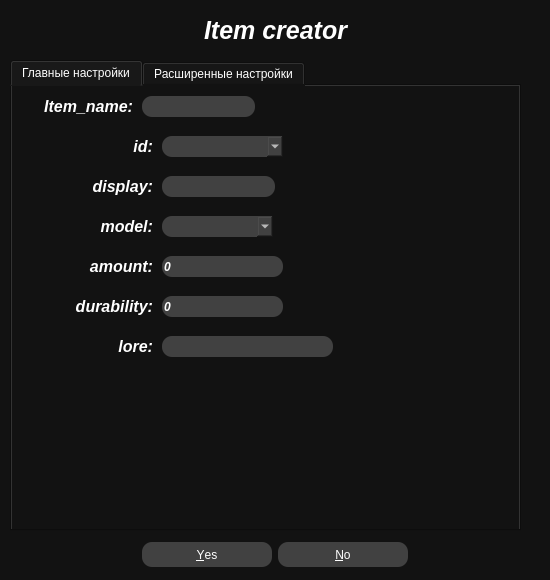
<?xml version="1.0" encoding="UTF-8"?>
<ui version="4.0">
 <class>item</class>
 <widget class="QWidget" name="item">
  <property name="geometry">
   <rect>
    <x>0</x>
    <y>0</y>
    <width>550</width>
    <height>580</height>
   </rect>
  </property>
  <property name="windowTitle">
   <string>Form</string>
  </property>
  <property name="windowIcon">
   <iconset>
    <normaloff>../Ico.png</normaloff>../Ico.png</iconset>
  </property>
  <property name="styleSheet">
   <string notr="true">background: #121212</string>
  </property>
  <widget class="QLabel" name="headline">
   <property name="geometry">
    <rect>
     <x>10</x>
     <y>10</y>
     <width>531</width>
     <height>41</height>
    </rect>
   </property>
   <property name="font">
    <font>
     <pointsize>19</pointsize>
     <weight>75</weight>
     <italic>true</italic>
     <bold>true</bold>
    </font>
   </property>
   <property name="styleSheet">
    <string notr="true">color: #ffffff</string>
   </property>
   <property name="text">
    <string>Item creator</string>
   </property>
   <property name="alignment">
    <set>Qt::AlignCenter</set>
   </property>
  </widget>
  <widget class="QTabWidget" name="tabWidget">
   <property name="geometry">
    <rect>
     <x>10</x>
     <y>60</y>
     <width>511</width>
     <height>471</height>
    </rect>
   </property>
   <property name="styleSheet">
    <string notr="true">color: #ffffff</string>
   </property>
   <property name="currentIndex">
    <number>0</number>
   </property>
   <widget class="QWidget" name="tab">
    <attribute name="title">
     <string>Главные настройки</string>
    </attribute>
    <widget class="QLabel" name="lable_11">
     <property name="geometry">
      <rect>
       <x>30</x>
       <y>250</y>
       <width>111</width>
       <height>20</height>
      </rect>
     </property>
     <property name="font">
      <font>
       <pointsize>12</pointsize>
       <weight>75</weight>
       <italic>true</italic>
       <bold>true</bold>
      </font>
     </property>
     <property name="styleSheet">
      <string notr="true">color: #ffffff</string>
     </property>
     <property name="text">
      <string>lore:</string>
     </property>
     <property name="alignment">
      <set>Qt::AlignRight|Qt::AlignTrailing|Qt::AlignVCenter</set>
     </property>
    </widget>
    <widget class="QLabel" name="lable_2">
     <property name="geometry">
      <rect>
       <x>30</x>
       <y>50</y>
       <width>111</width>
       <height>20</height>
      </rect>
     </property>
     <property name="font">
      <font>
       <pointsize>12</pointsize>
       <weight>75</weight>
       <italic>true</italic>
       <bold>true</bold>
      </font>
     </property>
     <property name="styleSheet">
      <string notr="true">color: #ffffff</string>
     </property>
     <property name="text">
      <string>id:</string>
     </property>
     <property name="alignment">
      <set>Qt::AlignRight|Qt::AlignTrailing|Qt::AlignVCenter</set>
     </property>
    </widget>
    <widget class="QLabel" name="lable_5">
     <property name="geometry">
      <rect>
       <x>30</x>
       <y>130</y>
       <width>111</width>
       <height>20</height>
      </rect>
     </property>
     <property name="font">
      <font>
       <pointsize>12</pointsize>
       <weight>75</weight>
       <italic>true</italic>
       <bold>true</bold>
      </font>
     </property>
     <property name="styleSheet">
      <string notr="true">color: #ffffff</string>
     </property>
     <property name="text">
      <string>model:</string>
     </property>
     <property name="alignment">
      <set>Qt::AlignRight|Qt::AlignTrailing|Qt::AlignVCenter</set>
     </property>
    </widget>
    <widget class="QLabel" name="lable_9">
     <property name="geometry">
      <rect>
       <x>30</x>
       <y>210</y>
       <width>111</width>
       <height>20</height>
      </rect>
     </property>
     <property name="font">
      <font>
       <pointsize>12</pointsize>
       <weight>75</weight>
       <italic>true</italic>
       <bold>true</bold>
      </font>
     </property>
     <property name="styleSheet">
      <string notr="true">color: #ffffff</string>
     </property>
     <property name="text">
      <string> durability:</string>
     </property>
     <property name="alignment">
      <set>Qt::AlignRight|Qt::AlignTrailing|Qt::AlignVCenter</set>
     </property>
    </widget>
    <widget class="QLineEdit" name="lineEdit_2">
     <property name="geometry">
      <rect>
       <x>150</x>
       <y>90</y>
       <width>113</width>
       <height>21</height>
      </rect>
     </property>
     <property name="styleSheet">
      <string notr="true">color: #ffffff;
background: #414141;
border-radius: 10px;
height: 25px</string>
     </property>
    </widget>
    <widget class="QLabel" name="lable">
     <property name="geometry">
      <rect>
       <x>10</x>
       <y>10</y>
       <width>111</width>
       <height>20</height>
      </rect>
     </property>
     <property name="font">
      <font>
       <pointsize>12</pointsize>
       <weight>75</weight>
       <italic>true</italic>
       <bold>true</bold>
      </font>
     </property>
     <property name="styleSheet">
      <string notr="true">color: #ffffff</string>
     </property>
     <property name="text">
      <string>Item_name:</string>
     </property>
     <property name="alignment">
      <set>Qt::AlignRight|Qt::AlignTrailing|Qt::AlignVCenter</set>
     </property>
    </widget>
    <widget class="QLabel" name="lable_4">
     <property name="geometry">
      <rect>
       <x>30</x>
       <y>90</y>
       <width>111</width>
       <height>20</height>
      </rect>
     </property>
     <property name="font">
      <font>
       <pointsize>12</pointsize>
       <weight>75</weight>
       <italic>true</italic>
       <bold>true</bold>
      </font>
     </property>
     <property name="styleSheet">
      <string notr="true">color: #ffffff</string>
     </property>
     <property name="text">
      <string>display:</string>
     </property>
     <property name="alignment">
      <set>Qt::AlignRight|Qt::AlignTrailing|Qt::AlignVCenter</set>
     </property>
    </widget>
    <widget class="QSpinBox" name="spinBox_2">
     <property name="geometry">
      <rect>
       <x>150</x>
       <y>210</y>
       <width>121</width>
       <height>21</height>
      </rect>
     </property>
     <property name="font">
      <font>
       <weight>75</weight>
       <italic>true</italic>
       <bold>true</bold>
      </font>
     </property>
     <property name="styleSheet">
      <string notr="true">color: #ffffff;
background: #414141;
border-radius: 10px;
height: 25px</string>
     </property>
     <property name="wrapping">
      <bool>false</bool>
     </property>
     <property name="buttonSymbols">
      <enum>QAbstractSpinBox::NoButtons</enum>
     </property>
    </widget>
    <widget class="QLineEdit" name="lineEdit">
     <property name="geometry">
      <rect>
       <x>130</x>
       <y>10</y>
       <width>113</width>
       <height>21</height>
      </rect>
     </property>
     <property name="styleSheet">
      <string notr="true">color: #ffffff;
background: #414141;
border-radius: 10px;
height: 25px</string>
     </property>
    </widget>
    <widget class="QLabel" name="lable_7">
     <property name="geometry">
      <rect>
       <x>30</x>
       <y>170</y>
       <width>111</width>
       <height>20</height>
      </rect>
     </property>
     <property name="font">
      <font>
       <pointsize>12</pointsize>
       <weight>75</weight>
       <italic>true</italic>
       <bold>true</bold>
      </font>
     </property>
     <property name="styleSheet">
      <string notr="true">color: #ffffff</string>
     </property>
     <property name="text">
      <string>amount:</string>
     </property>
     <property name="alignment">
      <set>Qt::AlignRight|Qt::AlignTrailing|Qt::AlignVCenter</set>
     </property>
    </widget>
    <widget class="QSpinBox" name="spinBox">
     <property name="geometry">
      <rect>
       <x>150</x>
       <y>170</y>
       <width>121</width>
       <height>21</height>
      </rect>
     </property>
     <property name="font">
      <font>
       <weight>75</weight>
       <italic>true</italic>
       <bold>true</bold>
      </font>
     </property>
     <property name="styleSheet">
      <string notr="true">color: #ffffff;
background: #414141;
border-radius: 10px;
height: 25px</string>
     </property>
     <property name="wrapping">
      <bool>false</bool>
     </property>
     <property name="buttonSymbols">
      <enum>QAbstractSpinBox::NoButtons</enum>
     </property>
    </widget>
    <widget class="QComboBox" name="comboBox">
     <property name="geometry">
      <rect>
       <x>150</x>
       <y>50</y>
       <width>121</width>
       <height>21</height>
      </rect>
     </property>
     <property name="layoutDirection">
      <enum>Qt::LeftToRight</enum>
     </property>
     <property name="styleSheet">
      <string notr="true">color: #ffffff;
background: #414141;
border-radius: 10px;
height: 25px</string>
     </property>
     <property name="insertPolicy">
      <enum>QComboBox::InsertAlphabetically</enum>
     </property>
     <property name="frame">
      <bool>true</bool>
     </property>
    </widget>
    <widget class="QComboBox" name="comboBox_2">
     <property name="geometry">
      <rect>
       <x>150</x>
       <y>130</y>
       <width>111</width>
       <height>21</height>
      </rect>
     </property>
     <property name="styleSheet">
      <string notr="true">color: #ffffff;
background: #414141;
border-radius: 10px;
height: 25px</string>
     </property>
     <property name="insertPolicy">
      <enum>QComboBox::InsertAlphabetically</enum>
     </property>
     <property name="frame">
      <bool>true</bool>
     </property>
    </widget>
    <widget class="QLineEdit" name="lineEdit_3">
     <property name="geometry">
      <rect>
       <x>150</x>
       <y>250</y>
       <width>171</width>
       <height>21</height>
      </rect>
     </property>
     <property name="styleSheet">
      <string notr="true">color: #ffffff;
background: #414141;
border-radius: 10px;
height: 25px</string>
     </property>
    </widget>
   </widget>
   <widget class="QWidget" name="tab_2">
    <attribute name="title">
     <string>Расширенные настройки</string>
    </attribute>
    <widget class="QLabel" name="lable_6">
     <property name="geometry">
      <rect>
       <x>20</x>
       <y>10</y>
       <width>111</width>
       <height>20</height>
      </rect>
     </property>
     <property name="font">
      <font>
       <pointsize>12</pointsize>
       <weight>75</weight>
       <italic>true</italic>
       <bold>true</bold>
      </font>
     </property>
     <property name="styleSheet">
      <string notr="true">color: #ffffff</string>
     </property>
     <property name="text">
      <string>attributes:</string>
     </property>
     <property name="alignment">
      <set>Qt::AlignRight|Qt::AlignTrailing|Qt::AlignVCenter</set>
     </property>
    </widget>
    <widget class="QComboBox" name="comboBox_4">
     <property name="geometry">
      <rect>
       <x>140</x>
       <y>250</y>
       <width>111</width>
       <height>21</height>
      </rect>
     </property>
     <property name="styleSheet">
      <string notr="true">color: #ffffff;
background: #414141;
border-radius: 10px;
height: 25px</string>
     </property>
     <property name="insertPolicy">
      <enum>QComboBox::InsertAlphabetically</enum>
     </property>
     <property name="frame">
      <bool>true</bool>
     </property>
    </widget>
    <widget class="QLabel" name="lable_10">
     <property name="geometry">
      <rect>
       <x>20</x>
       <y>170</y>
       <width>111</width>
       <height>20</height>
      </rect>
     </property>
     <property name="font">
      <font>
       <pointsize>12</pointsize>
       <weight>75</weight>
       <italic>true</italic>
       <bold>true</bold>
      </font>
     </property>
     <property name="styleSheet">
      <string notr="true">color: #ffffff</string>
     </property>
     <property name="text">
      <string>enchantments:</string>
     </property>
     <property name="alignment">
      <set>Qt::AlignRight|Qt::AlignTrailing|Qt::AlignVCenter</set>
     </property>
    </widget>
    <widget class="QLabel" name="lable_8">
     <property name="geometry">
      <rect>
       <x>20</x>
       <y>90</y>
       <width>111</width>
       <height>20</height>
      </rect>
     </property>
     <property name="font">
      <font>
       <pointsize>12</pointsize>
       <weight>75</weight>
       <italic>true</italic>
       <bold>true</bold>
      </font>
     </property>
     <property name="styleSheet">
      <string notr="true">color: #ffffff</string>
     </property>
     <property name="text">
      <string>options:</string>
     </property>
     <property name="alignment">
      <set>Qt::AlignRight|Qt::AlignTrailing|Qt::AlignVCenter</set>
     </property>
    </widget>
    <widget class="QLabel" name="lable_12">
     <property name="geometry">
      <rect>
       <x>20</x>
       <y>250</y>
       <width>111</width>
       <height>20</height>
      </rect>
     </property>
     <property name="font">
      <font>
       <pointsize>12</pointsize>
       <weight>75</weight>
       <italic>true</italic>
       <bold>true</bold>
      </font>
     </property>
     <property name="styleSheet">
      <string notr="true">color: #ffffff</string>
     </property>
     <property name="text">
      <string>potionEffects::</string>
     </property>
     <property name="alignment">
      <set>Qt::AlignRight|Qt::AlignTrailing|Qt::AlignVCenter</set>
     </property>
    </widget>
    <widget class="QLabel" name="lable_13">
     <property name="geometry">
      <rect>
       <x>20</x>
       <y>290</y>
       <width>111</width>
       <height>20</height>
      </rect>
     </property>
     <property name="font">
      <font>
       <pointsize>12</pointsize>
       <weight>75</weight>
       <italic>true</italic>
       <bold>true</bold>
      </font>
     </property>
     <property name="styleSheet">
      <string notr="true">color: #ffffff</string>
     </property>
     <property name="text">
      <string> bannerLayers:</string>
     </property>
     <property name="alignment">
      <set>Qt::AlignRight|Qt::AlignTrailing|Qt::AlignVCenter</set>
     </property>
    </widget>
    <widget class="QComboBox" name="comboBox_3">
     <property name="geometry">
      <rect>
       <x>140</x>
       <y>170</y>
       <width>111</width>
       <height>21</height>
      </rect>
     </property>
     <property name="styleSheet">
      <string notr="true">color: #ffffff;
background: #414141;
border-radius: 10px;
height: 25px</string>
     </property>
     <property name="insertPolicy">
      <enum>QComboBox::InsertAlphabetically</enum>
     </property>
     <property name="frame">
      <bool>true</bool>
     </property>
    </widget>
   </widget>
  </widget>
  <widget class="QDialogButtonBox" name="buttonBox">
   <property name="geometry">
    <rect>
     <x>10</x>
     <y>540</y>
     <width>530</width>
     <height>30</height>
    </rect>
   </property>
   <property name="font">
    <font>
     <pointsize>13</pointsize>
     <weight>75</weight>
     <italic>true</italic>
     <bold>true</bold>
    </font>
   </property>
   <property name="styleSheet">
    <string notr="true">color: #ffffff;
background: #414141;
border-radius: 10px;
height: 25px;
width: 130px;</string>
   </property>
   <property name="orientation">
    <enum>Qt::Horizontal</enum>
   </property>
   <property name="standardButtons">
    <set>QDialogButtonBox::No|QDialogButtonBox::Yes</set>
   </property>
   <property name="centerButtons">
    <bool>true</bool>
   </property>
  </widget>
 </widget>
 <resources/>
 <connections/>
</ui>
